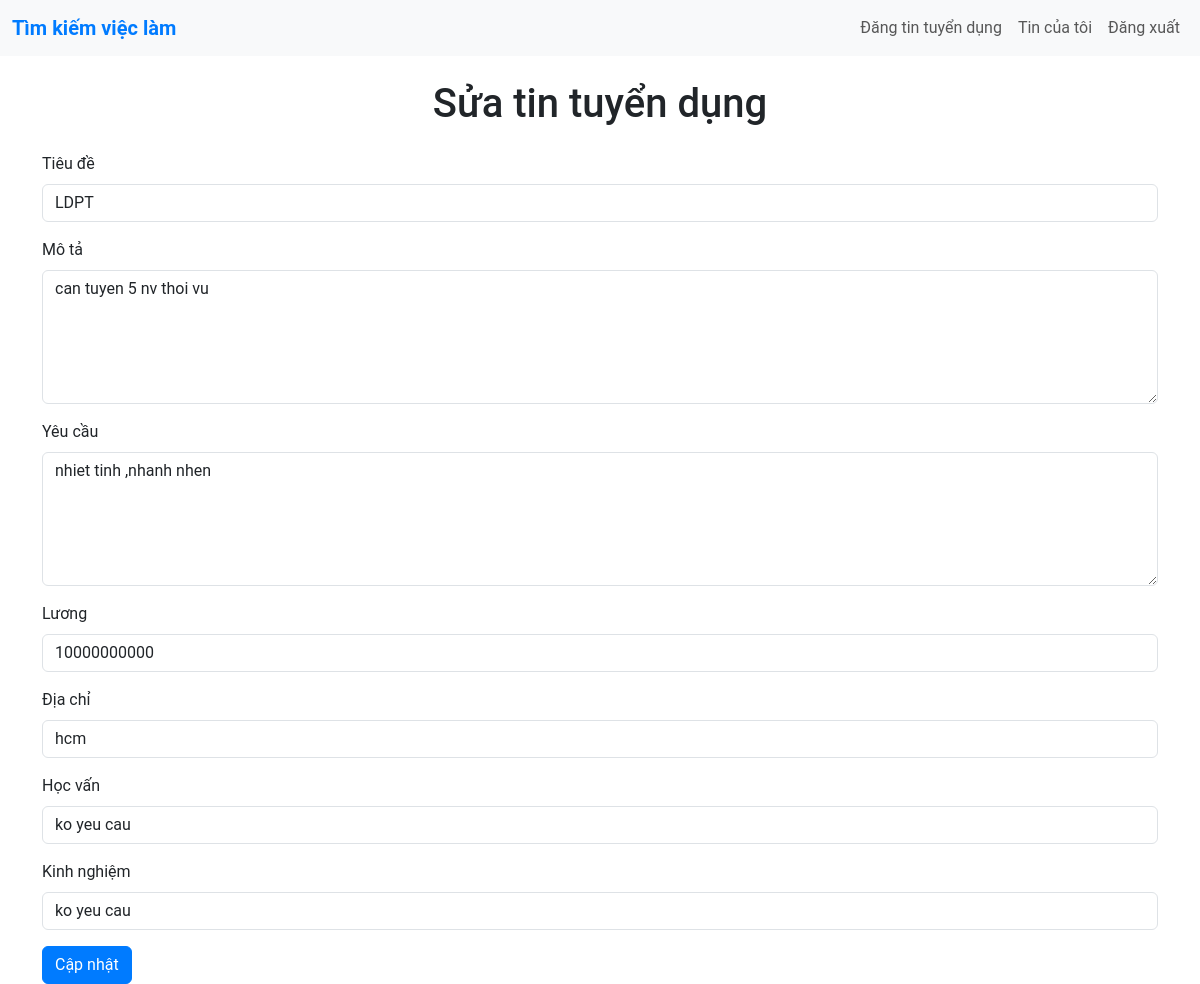
Page /edit-job/1 (signed in) on the committed database.
### tables this page shows
CREATE TABLE jobs (
            id INTEGER PRIMARY KEY AUTOINCREMENT,
            company_id INTEGER,
            title TEXT NOT NULL,
            description TEXT NOT NULL,
            requirements TEXT NOT NULL,
            salary TEXT NOT NULL,
            address TEXT NOT NULL,
            education TEXT,
            experience TEXT,
            created_at TEXT,
            FOREIGN KEY(company_id) REFERENCES users(id)
        );

### app.py (the view)
        def wrapper(*args, **kwargs):
            if 'user_id' not in session:
                flash('Vui lòng đăng nhập.', 'danger')
                return redirect(url_for('login'))
            if role and session['role'] != role:
                flash('Bạn không có quyền truy cập.', 'danger')
                return redirect(url_for('home'))
            return f(*args, **kwargs)

### app.py (called while the page is built, shortened)
def get_db_connection():
    conn = sqlite3.connect('database.db')
    conn.row_factory = sqlite3.Row
    return conn

def login_required(role=None):
    def decorator(f):
        def wrapper(*args, **kwargs):
            if 'user_id' not in session:
                flash('Vui lòng đăng nhập.', 'danger')
                return redirect(url_for('login'))
            if role and session['role'] != role:
                flash('Bạn không có quyền truy cập.', 'danger')
                return redirect(url_for('home'))
            return f(*args, **kwargs)
        wrapper.__name__ = f.__name__
        return wrapper
    return decorator

@app.route('/edit-job/<int:job_id>', methods=['GET', 'POST'])
@login_required(role='company')
def edit_job(job_id):
    conn = get_db_connection()
    c = conn.cursor()
    c.execute("SELECT * FROM jobs WHERE id = ? AND company_id = ?", (job_id, session['user_id']))
    job = c.fetchone()
    if not job:
        flash('Công việc không tồn tại hoặc bạn không có quyền.', 'danger')
        conn.close()
        return redirect(url_for('home'))
    conn.close()
    return render_template('post_job.html', job=job, edit=True)

### templates/post_job.html (shortened to what this page needs)
{% extends "base.html" %}
{% block content %}
<h1 class="text-center mb-4">{% if edit %}Sửa tin tuyển dụng{% else %}Đăng tin tuyển dụng{% endif %}</h1>
<form method="POST" enctype="multipart/form-data">
    <div class="mb-3">
        <label for="title" class="form-label">Tiêu đề</label>
        <input type="text" class="form-control" id="title" name="title" value="{% if job %}{{ job.title }}{% endif %}" required>
    </div>
    <div class="mb-3">
        <label for="description" class="form-label">Mô tả</label>
        <textarea class="form-control" id="description" name="description" rows="5" required>{% if job %}{{ job.description }}{% endif %}</textarea>
    </div>
    <div class="mb-3">
        <label for="requirements" class="form-label">Yêu cầu</label>
        <textarea class="form-control" id="requirements" name="requirements" rows="5" required>{% if job %}{{ job.requirements }}{% endif %}</textarea>
    </div>
    <div class="mb-3">
        <label for="salary" class="form-label">Lương</label>
        <input type="text" class="form-control" id="salary" name="salary" value="{% if job %}{{ job.salary }}{% endif %}" required>
    </div>
    <div class="mb-3">
        <label for="address" class="form-label">Địa chỉ</label>
        <input type="text" class="form-control" id="address" name="address" value="{% if job %}{{ job.address }}{% endif %}" required>
    </div>
    <div class="mb-3">
        <label for="education" class="form-label">Học vấn</label>
        <input type="text" class="form-control" id="education" name="education" value="{% if job %}{{ job.education }}{% endif %}">
    </div>
    <div class="mb-3">
        <label for="experience" class="form-label">Kinh nghiệm</label>
        <input type="text" class="form-control" id="experience" name="experience" value="{% if job %}{{ job.experience }}{% endif %}">
    </div>
    <button type="submit" class="btn btn-primary">{% if edit %}Cập nhật{% else %}Đăng tin{% endif %}</button>
</form>
{% endblock %}

### static/css/style.css (style rules this page uses)
body { font-family: 'Roboto', sans-serif; }
.btn-primary { background-color: #007BFF; border-color: #007BFF; }

### rows in the picture
jobs: title "LDPT", description "can tuyen 5 nv thoi vu", requirements "nhiet tinh ,nhanh nhen", salary "10000000000", address "hcm", education "ko yeu cau", experience "ko yeu cau"
